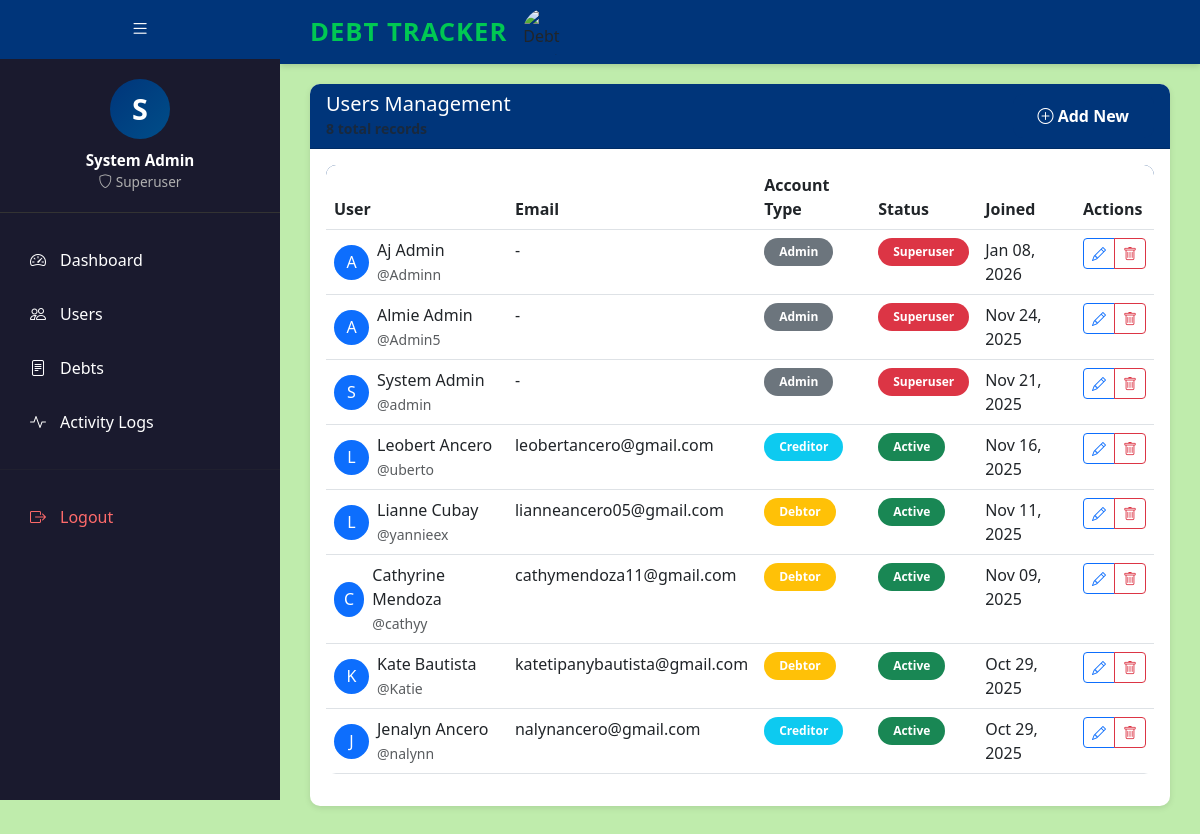
Page /users/ (signed in) on the earlier database version.
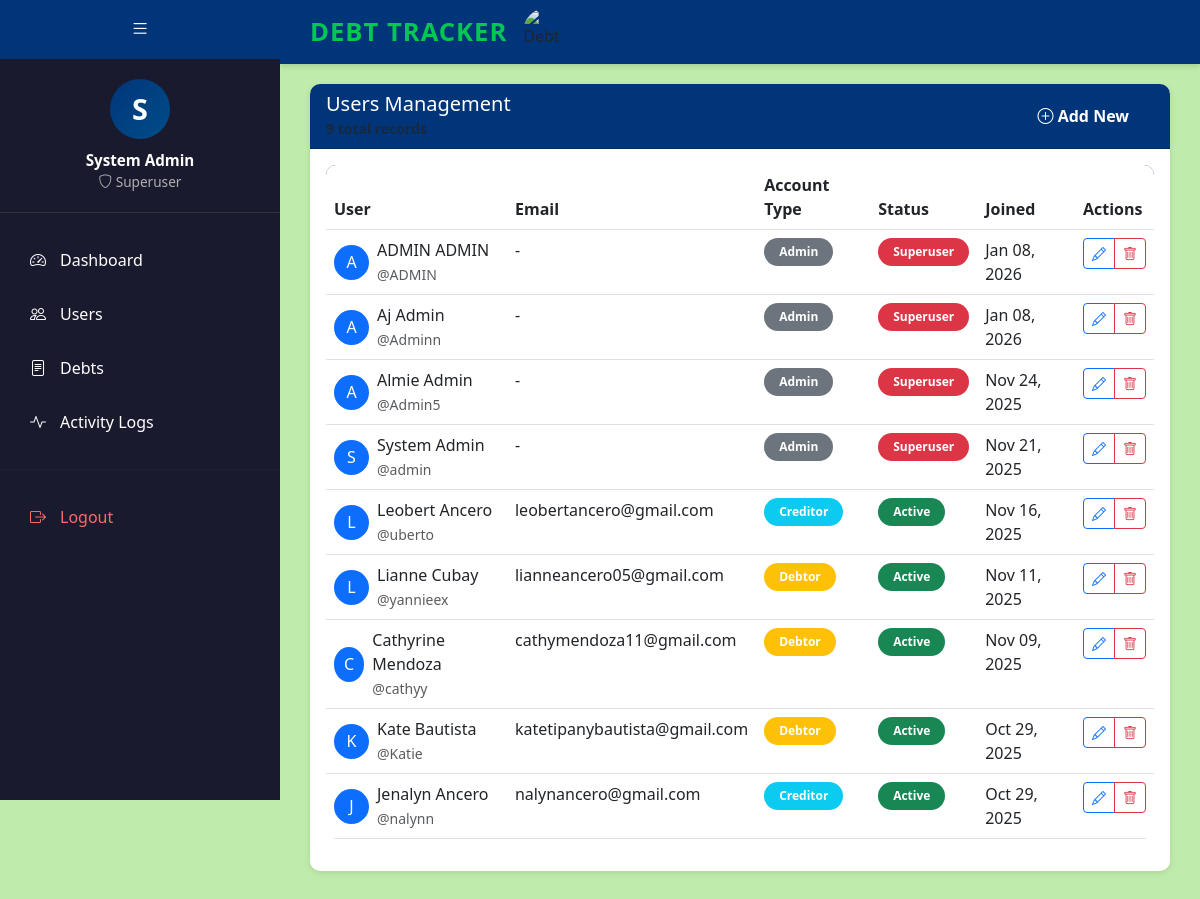
Same page on the later database version.
### myapp/models.py (models this page shows, shortened)
class CustomUser(AbstractBaseUser, PermissionsMixin):
    ROLE_CHOICES = [
        ('creditor', 'Creditor'),
        ('debtor', 'Debtor'),
        ('admin', 'Admin'),
    ]
    username = models.CharField(
        max_length=150,
        unique=True,
        help_text="Required. 150 characters or fewer. Unique username."
    )
    full_name = models.CharField(
        max_length=255,
        help_text="Full name of the user"
    )
    email = models.EmailField(
        max_length=255,
        blank=True,
        null=True,
        help_text="Email address (optional)"
    )
    profile_picture = models.ImageField(
        upload_to='profile_pictures/',
        blank=True,
        null=True,
        help_text="Profile picture (optional)"
    )
    profile_summary = models.TextField(
        blank=True,
        null=True,
        help_text="Short bio or profile summary (optional)"
    )
    account_type = models.CharField(
        max_length=20,
        choices=ROLE_CHOICES,
        help_text="User role: Creditor, Debtor, or Admin"
    )
    is_active = models.BooleanField(default=True)
    is_staff = models.BooleanField(default=False)
    date_joined = models.DateTimeField(auto_now_add=True)
    objects = CustomUserManager()
    USERNAME_FIELD = 'username'
    REQUIRED_FIELDS = ['full_name']
    class Meta:
        verbose_name = 'User'
        verbose_name_plural = 'Users'
        ordering = ['-date_joined']

### myapp/views.py (the view)
# urls.py: path('users/', views.users_list, name='users_list'),
@user_passes_test(is_superuser)
def users_list(request):
    users = CustomUser.objects.all().order_by('-date_joined')
    context = {
        'users': users,
        'total_users': users.count(),
        'page_title': 'Users Management',
        'page_description': 'Manage all system users',
    }
    return render(request, 'custom_admin/users_list.html', context)

### myapp/context_processors.py (called while the page is built)
def unread_notifications(request):
    if request.user.is_authenticated:
        unread_count = Notification.objects.filter(user=request.user, is_read=False).count()
        return {
            'unread_notifications_count': unread_count
        }
    return {
        'unread_notifications_count': 0
    }

### myapp/views.py (called while the page is built)
def is_superuser(user):
    return user.is_superuser

### myapp/templates/custom_admin/users_list.html (shortened to what the changed rows need)
{% extends 'custom_admin/base.html' %}
{% load static %}
{% block custom_admin_content %}
<div class="row">
    <div class="col-12">
        <div class="card">
            <div class="card-body">
                {% if users %}
                <div class="table-responsive">
                    <table class="table table-hover">
                        <thead>
                            <tr>
                                <th>User</th>
                                <th>Email</th>
                                <th>Account Type</th>
                                <th>Status</th>
                                <th>Joined</th>
                                <th>Actions</th>
                            </tr>
                        </thead>
                        <tbody>
                            {% for user in users %}
                            <tr>
                                <td>
                                    <div class="d-flex align-items-center">
                                        <div class="avatar-sm bg-primary text-white rounded-circle d-flex align-items-center justify-content-center me-2" style="width: 35px; height: 35px;">
                                            {{ user.full_name.0|default:user.username.0|default:"?"|upper }}
                                        </div>
                                        <div>
                                            <div class="fw-medium">{{ user.full_name|default:user.username }}</div>
                                            <small class="text-muted">@{{ user.username }}</small>
                                        </div>
                                    </div>
                                </td>
                                <td>{{ user.email|default:"-" }}</td>
                                <td>
                                    {% if user.account_type == 'creditor' %}
                                        <span class="badge bg-info">Creditor</span>
                                    {% elif user.account_type == 'debtor' %}
                                        <span class="badge bg-warning">Debtor</span>
                                    {% elif user.account_type == 'admin' %}
                                        <span class="badge bg-secondary">Admin</span>
                                    {% else %}
                                        <span class="badge bg-light text-dark">Unknown</span>
                                    {% endif %}
                                </td>
                                <td>
                                    {% if user.is_superuser %}
                                        <span class="badge bg-danger">Superuser</span>
                                    {% elif user.is_staff %}
                                        <span class="badge bg-primary">Staff</span>
                                    {% elif user.is_active %}
                                        <span class="badge bg-success">Active</span>
                                    {% else %}
                                        <span class="badge bg-secondary">Inactive</span>
                                    {% endif %}
                                </td>
                                <td>{{ user.date_joined|date:"M d, Y" }}</td>
                                <td>
                                    <div class="btn-group btn-group-sm">
                                        {% if 'creditor' in page_title %}
                                            <a href="{% url 'myapp:creditors_edit' user.id %}" class="btn btn-outline-primary" title="Edit">
                                                <i class="bi bi-pencil"></i>
                                            </a>
                                            <a href="{% url 'myapp:creditors_delete' user.id %}" class="btn btn-outline-danger" onclick="return confirm('Are you sure?')" title="Delete">
                                                <i class="bi bi-trash"></i>
                                            </a>
                                        {% else %}
                                            <a href="{% url 'myapp:users_edit' user.id %}" class="btn btn-outline-primary" title="Edit">
                                                <i class="bi bi-pencil"></i>
                                            </a>
                                            <a href="{% url 'myapp:users_delete' user.id %}" class="btn btn-outline-danger" onclick="return confirm('Are you sure?')" title="Delete">
                                                <i class="bi bi-trash"></i>
                                            </a>
                                        {% endif %}
                                    </div>
                                </td>
                            </tr>
                            {% endfor %}
                        </tbody>
                    </table>
                </div>
                {% endif %}
            </div>
        </div>
    </div>
</div>
{% endblock %}

### myapp/templates/admin/admin_dashboard_base.html (shortened to what this page needs)
{% load static %}
<!DOCTYPE html>
<html lang="en">
<head>
    <link href="https://cdn.jsdelivr.net/npm/bootstrap@5.3.0/dist/css/bootstrap.min.css" rel="stylesheet">
    <link rel="stylesheet" href="https://cdn.jsdelivr.net/npm/bootstrap-icons@1.11.0/font/bootstrap-icons.css">
</head>
<body>
    <aside class="sidebar" id="sidebar">
        <button class="sidebar-toggle" onclick="toggleSidebar()">
            <i class="bi bi-list" id="toggle-icon"></i>
        </button>
        <div class="admin-profile">
            <div class="admin-avatar">
                {% if user.profile_picture %}
                    <img src="{{ user.profile_picture.url }}" alt="Profile" style="width: 100%; height: 100%; border-radius: 50%; object-fit: cover;">
                {% else %}
                    {{ user.full_name|default:user.username|default:"A"|slice:":1"|upper }}
                {% endif %}
            </div>
            <div class="admin-name">{{ user.full_name|default:user.username }}</div>
            <div class="admin-role"><i class="bi bi-shield"></i> Superuser</div>
        </div>
        <nav class="sidebar-menu">
            <a href="{% url 'myapp:admin_dashboard' %}" class="sidebar-item {% if request.resolver_match.url_name == 'admin_dashboard' %}active{% endif %}">
                <i class="bi bi-speedometer2"></i>
                <span class="sidebar-item-text">Dashboard</span>
            </a>
            <a href="{% url 'myapp:admin_users' %}" class="sidebar-item {% if request.resolver_match.url_name == 'admin_users' %}active{% endif %}">
                <i class="bi bi-people"></i>
                <span class="sidebar-item-text">Users</span>
            </a>
            <a href="{% url 'myapp:debts_list' %}" class="sidebar-item {% if request.resolver_match.url_name == 'debts_list' %}active{% endif %}">
                <i class="bi bi-file-text"></i>
                <span class="sidebar-item-text">Debts</span>
            </a>
            <a href="{% url 'myapp:admin_activity_logs' %}" class="sidebar-item {% if request.resolver_match.url_name == 'admin_activity_logs' %}active{% endif %}">
                <i class="bi bi-activity"></i>
                <span class="sidebar-item-text">Activity Logs</span>
            </a>
            <hr style="border-color: #333; margin: 20px 0;">
            <a href="{% url 'myapp:logout' %}" class="sidebar-item" style="color: #ff6b6b;">
                <i class="bi bi-box-arrow-right"></i>
                <span class="sidebar-item-text">Logout</span>
            </a>
        </nav>
    </aside>
    <main class="main-content">
        <header class="main-header">
            <div class="main-header-brand">
                <div class="main-header-title">DEBT TRACKER</div>
                <img src="{% static 'image/Debt Tracker Logo.png' %}" alt="Debt Tracker Logo" class="main-header-logo">
            </div>
        </header>
        <div class="content-body">
            {% block content %}{% endblock %}
        </div>
    </main>
</body>
</html>

Differences in the rows shown:
added CustomUser: full_name.0 "A", full_name "ADMIN ADMIN", username "ADMIN", email "-", account_type "Admin", is_superuser "Superuser", date_joined "Jan 08, 2026"
